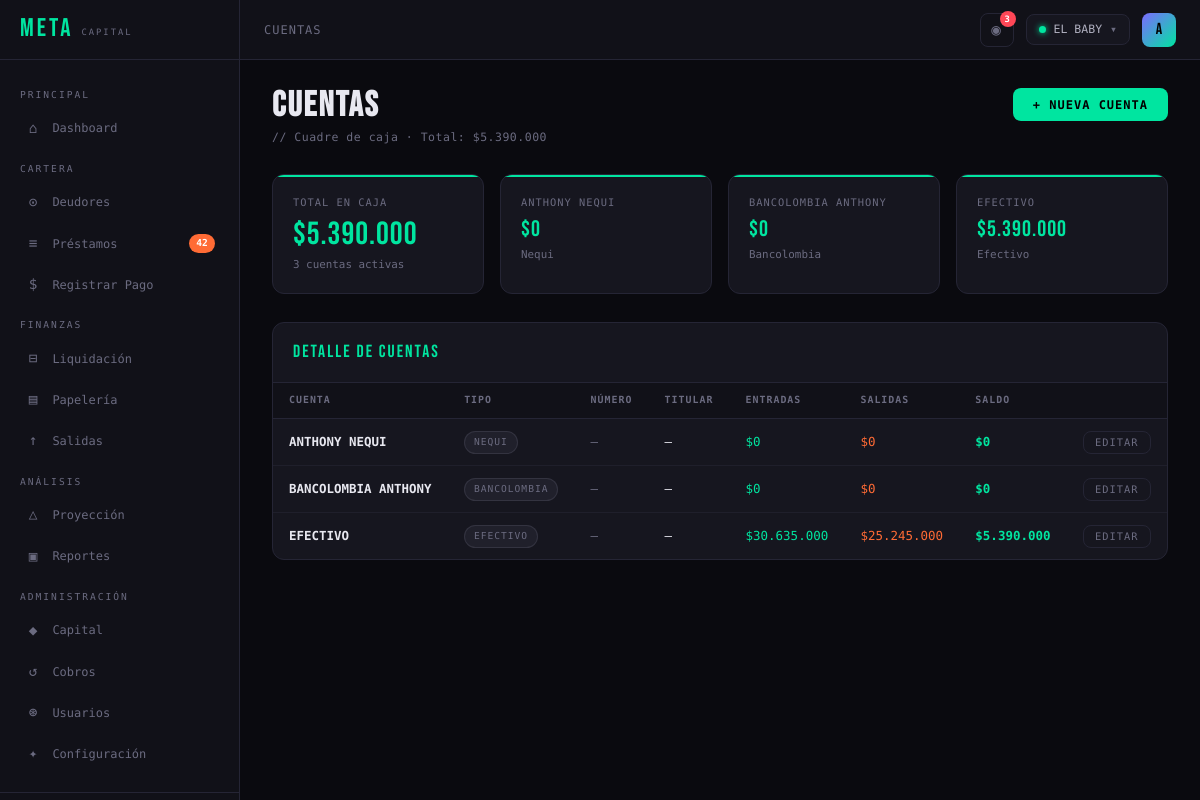
The page /pages/cuentas.php (signed in) on the database its author committed.
### tables this page shows
CREATE TABLE `cobros` (
  `id` int(11) NOT NULL,
  `nombre` varchar(100) NOT NULL,
  `descripcion` varchar(255) DEFAULT NULL,
  `direccion` varchar(255) DEFAULT NULL,
  `telefono` varchar(20) DEFAULT NULL,
  `papeleria_pct` decimal(5,2) NOT NULL DEFAULT 10.00,
  `activo` tinyint(1) NOT NULL DEFAULT 1,
  `created_at` datetime NOT NULL DEFAULT current_timestamp(),
  `updated_at` datetime NOT NULL DEFAULT current_timestamp() ON UPDATE current_timestamp()
);

CREATE TABLE `cuentas` (
  `id` int(11) NOT NULL,
  `cobro_id` int(11) NOT NULL,
  `nombre` varchar(100) NOT NULL,
  `tipo` enum('efectivo','nequi','bancolombia','daviplata','transfiya','otro') NOT NULL DEFAULT 'efectivo',
  `numero` varchar(50) DEFAULT NULL,
  `titular` varchar(100) DEFAULT NULL,
  `activa` tinyint(1) NOT NULL DEFAULT 1,
  `created_at` datetime NOT NULL DEFAULT current_timestamp()
);

### config/auth.php (called while the page is built, shortened)
<?php
require_once __DIR__ . '/db.php';
function canDo(string $permiso): bool {
    if ($_SESSION['rol'] === 'superadmin') return true;
    return !empty($_SESSION['permisos'][$permiso]);
}
function cobroActivo(): int {
    return (int)($_SESSION['cobro_activo'] ?? 0);
}

### config/db.php (called while the page is built, shortened)
<?php
function getDB(): PDO {
    static $pdo = null;
    if ($pdo === null) {
        $dsn = "mysql:host=".DB_HOST.";dbname=".DB_NAME.";charset=".DB_CHARSET;
        $options = [
            PDO::ATTR_ERRMODE            => PDO::ERRMODE_EXCEPTION,
            PDO::ATTR_DEFAULT_FETCH_MODE => PDO::FETCH_ASSOC,
            PDO::ATTR_EMULATE_PREPARES   => false,
            PDO::MYSQL_ATTR_INIT_COMMAND => "SET time_zone = '-05:00'"
        ];
        try {
            $pdo = new PDO($dsn, DB_USER, DB_PASS, $options);
        } catch (PDOException $e) {
            http_response_code(500);
            die(json_encode(['error' => 'Error de conexión a la base de datos']));
        }
    }
    return $pdo;
}
require_once __DIR__ . '/helpers.php';

### config/helpers.php (called while the page is built, shortened)
<?php
function fmt($n): string {
    return '$' . number_format((float)$n, 0, ',', '.');
}

### pages/cuentas.php (the view, shortened to what this page needs)
<?php
require_once __DIR__ . '/../config/auth.php';
$db    = getDB();
$cobro = cobroActivo();
$stmt = $db->prepare("SELECT * FROM v_saldo_cuentas WHERE cobro_id = ? ORDER BY nombre");
$stmt->execute([$cobro]);
$cuentas = $stmt->fetchAll();
$totalCaja = array_sum(array_column($cuentas, 'saldo_actual'));
$pageSection = 'Cuentas';
require_once __DIR__ . '/../includes/header.php';
?>
<div class="page-header page-header-row">
  <div>
    <h1>CUENTAS</h1>
    <p>// Cuadre de caja · Total: <?= fmt($totalCaja) ?></p>
  </div>
  <?php if (canDo('puede_crear_cuenta')): ?>
  <button class="btn btn-primary" onclick="openModal('modal-cuenta')">+ Nueva Cuenta</button>
  <?php endif; ?>
</div>
<div class="stats-grid" style="margin-bottom:1.75rem">
  <div class="stat-card">
    <div class="stat-label">Total en Caja</div>
    <div class="stat-value"><?= fmt($totalCaja) ?></div>
    <div class="stat-sub"><?= count($cuentas) ?> cuentas activas</div>
  </div>
  <?php foreach ($cuentas as $c): ?>
  <div class="stat-card <?= $c['saldo_actual'] < 0 ? 'red' : '' ?>">
    <div class="stat-label"><?= htmlspecialchars($c['nombre']) ?></div>
    <div class="stat-value" style="font-size:1.4rem"><?= fmt($c['saldo_actual']) ?></div>
    <div class="stat-sub"><?= ucfirst($c['tipo']) ?></div>
  </div>
  <?php endforeach; ?>
</div>
<?php if (empty($cuentas)): ?>
<div class="card">
  <div class="empty-state">
    <span class="empty-icon">◇</span>
    <p>No hay cuentas registradas. Crea una para empezar.</p>
  </div>
</div>
<?php else: ?>
<div class="card">
  <div class="card-header"><span class="card-title">DETALLE DE CUENTAS</span></div>
  <div class="table-wrap">
    <table>
      <thead>
        <tr><th>Cuenta</th><th>Tipo</th><th>Número</th><th>Titular</th><th>Entradas</th><th>Salidas</th><th>Saldo</th><th></th></tr>
      </thead>
      <tbody>
        <?php foreach ($cuentas as $c): ?>
        <tr>
          <td style="font-weight:600"><?= htmlspecialchars($c['nombre']) ?></td>
          <td><span class="badge badge-muted"><?= ucfirst($c['tipo']) ?></span></td>
          <td class="text-mono text-muted"><?= htmlspecialchars($c['numero'] ?? '—') ?></td>
          <td><?= htmlspecialchars($c['titular'] ?? '—') ?></td>
          <td class="green text-mono"><?= fmt($c['total_entradas']) ?></td>
          <td class="orange text-mono"><?= fmt($c['total_salidas']) ?></td>
          <td class="text-mono fw-600 <?= $c['saldo_actual'] < 0 ? 'red' : 'green' ?>"><?= fmt($c['saldo_actual']) ?></td>
          <td>
            <?php if (canDo('puede_editar_cuenta')): ?>
            <button class="btn btn-ghost btn-sm" onclick='editarCuenta(<?= json_encode($c) ?>)'>Editar</button>
            <?php endif; ?>
          </td>
        </tr>
        <?php endforeach; ?>
      </tbody>
    </table>
  </div>
</div>
<?php endif; ?>
<?php
require_once __DIR__ . '/../includes/footer.php';
?>

### includes/header.php (shortened to what this page needs)
<?php
$pageTitle   = $pageTitle   ?? 'META Capital';
$pageSection = $pageSection ?? '';
?>
<!DOCTYPE html>
<html lang="es">
<head>
  <link rel="stylesheet" href="/assets/css/style.css">
</head>
<body>
<div class="layout">
  <aside class="sidebar">
    <div class="sidebar-logo">
      <?php
        $logoPath = $_SERVER['DOCUMENT_ROOT'] . '/assets/img/logo.png';
        if (file_exists($logoPath)):
      ?>
        <img src="/assets/img/logo.png?v=<?= filemtime($logoPath) ?>" alt="Logo" class="sidebar-logo-img">
      <?php else: ?>
        <span>META</span><small>CAPITAL</small>
      <?php endif; ?>
    </div>
    <nav class="sidebar-nav">
      <?php if (canDo('puede_ver_dashboard')): ?>
      <div class="nav-section-label">Principal</div>
      <a href="/pages/dashboard.php" class="nav-item <?= $pageSection==='Dashboard'?'active':'' ?>">
        <span class="nav-icon">⌂</span> Dashboard
      </a>
      <?php endif; ?>
      <?php
        $verDeudores  = canDo('puede_ver_deudores');
        $verPrestamos = canDo('puede_ver_prestamos');
        $verPagos     = canDo('puede_registrar_pago');
        if ($verDeudores || $verPrestamos || $verPagos):
      ?>
      <div class="nav-section-label">Cartera</div>
      <?php if ($verDeudores): ?>
      <a href="/pages/deudores.php" class="nav-item <?= $pageSection==='Deudores'?'active':'' ?>">
        <span class="nav-icon">⊙</span> Deudores
      </a>
      <?php endif; ?>
      <?php if ($verPrestamos): ?>
      <a href="/pages/prestamos.php" class="nav-item <?= $pageSection==='Préstamos'?'active':'' ?>">
        <span class="nav-icon">≡</span> Préstamos
        <?php
          $db  = getDB();
          $cid = cobroActivo();
          if ($cid) {
            $stmt = $db->prepare("SELECT COUNT(*) FROM cuotas WHERE cobro_id=? AND estado IN ('pendiente','parcial') AND fecha_vencimiento <= CURDATE()");
            $stmt->execute([$cid]);
            $vencidas = $stmt->fetchColumn();
            if ($vencidas > 0) echo "<span class='nav-badge'>$vencidas</span>";
          }
        ?>
      </a>
      <?php endif; ?>
      <?php if ($verPagos): ?>
      <a href="/pages/pagos.php" class="nav-item <?= $pageSection==='Pagos'?'active':'' ?>">
        <span class="nav-icon">$</span> Registrar Pago
      </a>
      <?php endif; ?>
      <?php endif; ?>
      <?php
        $verLiq     = canDo('puede_ver_configuracion');
        $verPap     = canDo('puede_ver_configuracion');
        $verSalidas = canDo('puede_ver_salidas');
        if ($verLiq || $verPap || $verSalidas):
      ?>
      <div class="nav-section-label">Finanzas</div>
      <?php if ($verLiq): ?>
      <a href="/pages/liquidacion.php" class="nav-item <?= $pageSection==='Liquidación'?'active':'' ?>">
        <span class="nav-icon">⊟</span> Liquidación
      </a>
      <?php endif; ?>
      <?php if ($verPap): ?>
      <a href="/pages/papeleria.php" class="nav-item <?= $pageSection==='Papelería'?'active':'' ?>">
        <span class="nav-icon">▤</span> Papelería
      </a>
      <?php endif; ?>
      <?php if ($verSalidas): ?>
      <a href="/pages/salidas.php" class="nav-item <?= $pageSection==='Salidas'?'active':'' ?>">
        <span class="nav-icon">↑</span> Salidas
      </a>
      <?php endif; ?>
      <?php endif; ?>
      <?php
        $verProyeccion = canDo('puede_ver_proyeccion');
        $verReportes   = canDo('puede_ver_reportes');
        if ($verProyeccion || $verReportes):
      ?>
      <div class="nav-section-label">Análisis</div>
      <?php if ($verProyeccion): ?>
      <a href="/pages/proyeccion.php" class="nav-item <?= $pageSection==='Proyeccion'?'active':'' ?>">
        <span class="nav-icon">△</span> Proyección
      </a>
      <?php endif; ?>
      <?php if ($verReportes): ?>
      <a href="/pages/reportes.php" class="nav-item <?= $pageSection==='Reportes'?'active':'' ?>">
        <span class="nav-icon">▣</span> Reportes
      </a>
      <?php endif; ?>
      <?php endif; ?>
      <?php
        $verCapital  = canDo('puede_ver_capital');
        $verCobros   = canDo('puede_ver_cobros');
        $verUsuarios = canDo('puede_ver_usuarios');
        $verConfig   = canDo('puede_ver_configuracion');
        if ($verCapital || $verCobros || $verUsuarios || $verConfig):
      ?>
      <div class="nav-section-label">Administración</div>
      <?php if ($verCapital): ?>
      <a href="/pages/capital.php" class="nav-item <?= $pageSection==='Capital'?'active':'' ?>">
        <span class="nav-icon">◆</span> Capital
      </a>
      <?php endif; ?>
      <?php if ($verCobros): ?>
      <a href="/pages/cobros.php" class="nav-item <?= $pageSection==='Cobros'?'active':'' ?>">
        <span class="nav-icon">↺</span> Cobros
      </a>
      <?php endif; ?>
      <?php if ($verUsuarios): ?>
      <a href="/pages/usuarios.php" class="nav-item <?= $pageSection==='Usuarios'?'active':'' ?>">
        <span class="nav-icon">⊛</span> Usuarios
      </a>
      <?php endif; ?>
      <?php if ($verConfig): ?>
      <a href="/pages/configuracion.php" class="nav-item <?= $pageSection==='Configuracion'?'active':'' ?>">
        <span class="nav-icon">✦</span> Configuración
      </a>
      <?php endif; ?>
      <?php endif; ?>
    </nav>
    <div class="sidebar-footer">
    </div>
  </aside>
  <header class="topbar">
    <span class="topbar-title"><?= htmlspecialchars($pageSection ?: $pageTitle) ?></span>
    <div class="topbar-right">
      <?php
        $cobroNombre = '—';
        $cobro_id    = cobroActivo();
        if ($cobro_id) {
          $stmtC = getDB()->prepare("SELECT nombre FROM cobros WHERE id = ?");
          $stmtC->execute([$cobro_id]);
          $cobroNombre = $stmtC->fetchColumn() ?: '—';
        }
      ?>
      <div style="position:relative" id="campana-wrap">
        <button class="btn btn-ghost btn-sm" id="btn-campana"
                onclick="toggleNotifs()"
                style="position:relative;width:34px;height:34px;padding:0;display:flex;align-items:center;justify-content:center;font-size:1rem">
          ◉
          <?php
            $db2 = getDB();
            $cid2 = cobroActivo();
            if ($cid2) {
              $nQ = $db2->prepare("SELECT COUNT(*) FROM alertas_admin WHERE cobro_id=? AND leida=0");
              $nQ->execute([$cid2]);
              $nAlertas = (int)$nQ->fetchColumn();
              if ($nAlertas > 0) echo "<span id='badge-notif' style='position:absolute;top:-3px;right:-3px;background:var(--danger);color:#fff;font-family:var(--font-mono);font-size:0.55rem;font-weight:700;min-width:16px;height:16px;border-radius:8px;display:flex;align-items:center;justify-content:center;padding:0 3px'>$nAlertas</span>";
            }
          ?>
        </button>
      </div>
      <div class="cobro-selector" onclick="openModal('modal-cobro')">
        <div class="dot-active"></div>
        <?= htmlspecialchars($cobroNombre) ?>
        <?php if ($_SESSION['rol'] === 'superadmin'): ?>
        <span style="color:var(--muted)">▾</span>
        <?php endif; ?>
      </div>
      <div style="position:relative">
        <div class="user-avatar" data-dropdown="user-menu">
          <?= strtoupper(substr($_SESSION['usuario_nombre'], 0, 1)) ?>
        </div>
      </div>
    </div>
  </header>
  <main class="content">

### rows shown on the page
cobros: nombre "EL BABY"
cuentas: nombre "ANTHONY NEQUI", saldo_actual "$0", tipo "Nequi", tipo "NEQUI", numero "—", titular "—", total_entradas "$0", total_salidas "$0"
cuentas: nombre "BANCOLOMBIA ANTHONY", saldo_actual "$0", tipo "Bancolombia", tipo "BANCOLOMBIA", numero "—", titular "—", total_entradas "$0", total_salidas "$0"
cuentas: nombre "EFECTIVO", saldo_actual "$5.390.000", tipo "Efectivo", tipo "EFECTIVO", numero "—", titular "—", total_entradas "$30.635.000", total_salidas "$25.245.000"

### other values the page prints
$vencidas "42"
$pageSection ?: $pageTitle "CUENTAS"
$nAlertas "3"
substr($_SESSION['usuario_nombre'], 0, 1) "A"
fmt($totalCaja) "$5.390.000"
count($cuentas) "3"
